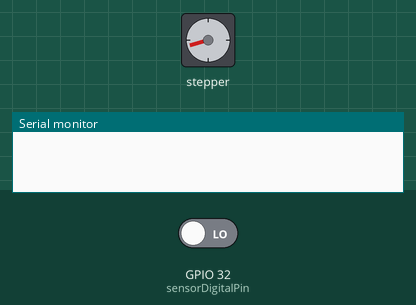
Simulated run of this sketch. Board: ESP32. Shown: stepper motor, the last lines printed to the serial monitor. Wiring (inferred from the names in the program): stepper motor driver (200 steps per turn assumed): step GPIO 3; direction GPIO 4; enable GPIO 2. The inputs (shaded band) are chosen by the test bench; at power-on: GPIO 32 (sensorDigitalPin) LOW.

Above: at 1.2 s.
1.3 s: GPIO 32 (sensorDigitalPin) driven HIGH
At 6.8 s:
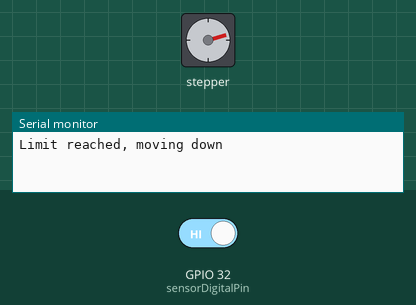
At 8.5 s:
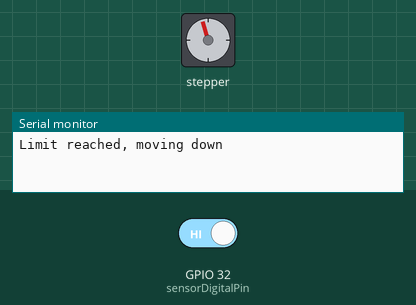
Timing chart, 0 to 19.3 s (numbered marks = the images above; inputs shaded):
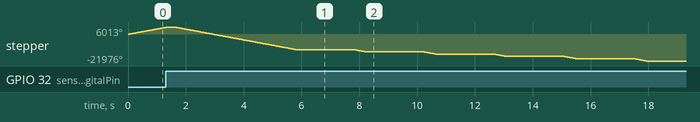

The sketch:

ESElog-bevegelse_sketch.ino
```cpp
const int dirPin = 4;          // Direction pin for the stepper motor
const int stepPin = 3;         // Step pin for the stepper motor
const int enPin = 2;           // Enable pin for the stepper motor
const int sensorDigitalPin = 32; // Digital pin for the sensor

void setup() {
    pinMode(stepPin, OUTPUT);
    pinMode(dirPin, OUTPUT);
    pinMode(enPin, OUTPUT);
    pinMode(sensorDigitalPin, INPUT);
    digitalWrite(enPin, LOW); // Enable the motor
    Serial.begin(9600);
}

void loop() {
    int sensorValue = digitalRead(sensorDigitalPin); // Read the sensor value
    digitalWrite(dirPin, HIGH); // Set direction to HIGH
    while (digitalRead(sensorDigitalPin) == LOW) { // While sensor is not triggered
        digitalWrite(stepPin, HIGH); // Step the motor
        delayMicroseconds(200);
        digitalWrite(stepPin, LOW);
        delayMicroseconds(200);
    }

    // If the sensor is triggered, stop the motor and prepare to move it down
    if (sensorValue == HIGH) {
        Serial.println("Limit reached, moving down");
        moveMotor(false, 10300); // Reverse direction and move down
        delay(2000); // Wait 2 seconds at the first stop position
        moveMotor(false, 1050); // Move down
        delay(2000); // Wait 2 seconds at the second stop position
        moveMotor(false, 1050); // Move down
        delay(2000); // Wait 2 seconds at the third stop position
        moveMotor(false, 1050); // Move down
        delay(2000); // Wait 2 seconds at the fourth stop position
        moveMotor(false, 1050); // Move down
        delay(2000); // Wait 2 seconds at the fifth stop position
        moveMotor(false, 1050); // Move down
        delay(2000); // Wait 2 seconds at the sixth stop position
        moveMotor(false, 1050); // Move down
        delay(2000); // Wait 2 seconds at the seventh stop position
        moveMotor(false, 1050); // Move down
        delay(2000); // Wait 2 seconds at the eighth stop position
        // Continue with additional stop positions as needed
    } else {
        moveMotor(true, 200); // Continue moving up
    }
    delay(200);
}

void moveMotor(bool directionUp, int steps) {
    digitalWrite(enPin, LOW); // Enable the motor
    digitalWrite(dirPin, directionUp ? HIGH : LOW); // Set direction

    // Perform steps
    int x = 0;
    while (x < steps) {
        digitalWrite(stepPin, HIGH);
        delayMicroseconds(200);
        digitalWrite(stepPin, LOW);
        delayMicroseconds(200);
        x++;
    }

    // Optionally, you can disable the motor after the move
    // digitalWrite(enPin, HIGH);
}
```
